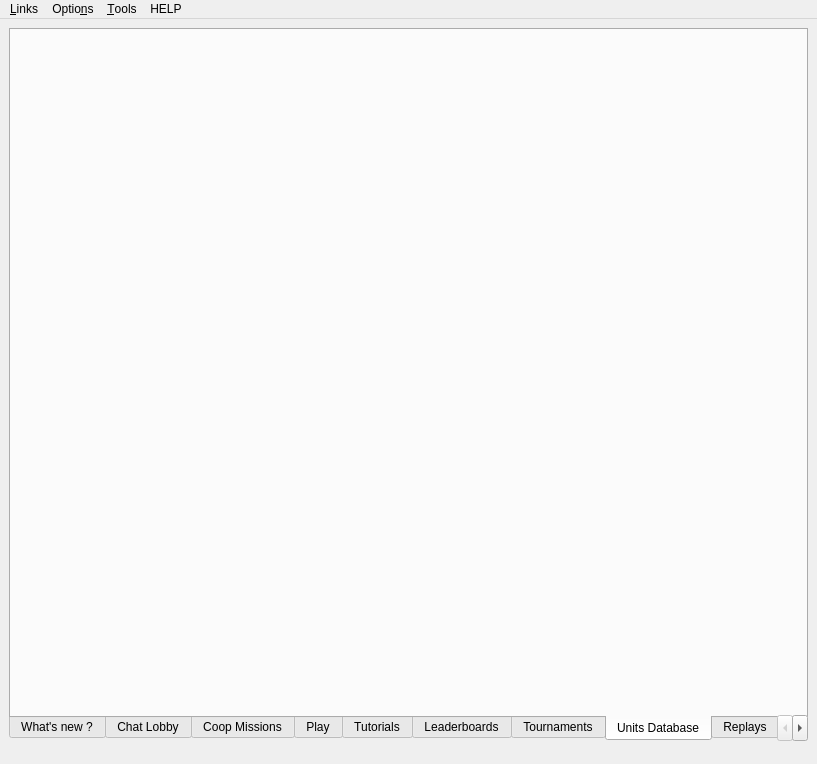
<?xml version="1.0" encoding="UTF-8"?>
<ui version="4.0">
 <class>mainwindow</class>
 <widget class="QMainWindow" name="mainwindow">
  <property name="geometry">
   <rect>
    <x>0</x>
    <y>0</y>
    <width>817</width>
    <height>764</height>
   </rect>
  </property>
  <property name="minimumSize">
   <size>
    <width>600</width>
    <height>400</height>
   </size>
  </property>
  <property name="windowTitle">
   <string>FA Forever</string>
  </property>
  <property name="statusTip">
   <string/>
  </property>
  <property name="autoFillBackground">
   <bool>false</bool>
  </property>
  <property name="styleSheet">
   <string notr="true"/>
  </property>
  <property name="toolButtonStyle">
   <enum>Qt::ToolButtonStyle::ToolButtonIconOnly</enum>
  </property>
  <property name="unifiedTitleAndToolBarOnMac">
   <bool>false</bool>
  </property>
  <widget class="QWidget" name="centralwidget">
   <property name="baseSize">
    <size>
     <width>100</width>
     <height>400</height>
    </size>
   </property>
   <layout class="QGridLayout" name="mainGridLayout">
    <property name="leftMargin">
     <number>9</number>
    </property>
    <property name="topMargin">
     <number>9</number>
    </property>
    <property name="rightMargin">
     <number>9</number>
    </property>
    <property name="bottomMargin">
     <number>9</number>
    </property>
    <property name="spacing">
     <number>0</number>
    </property>
    <item row="0" column="0">
     <layout class="QHBoxLayout" name="topLayout">
      <property name="spacing">
       <number>0</number>
      </property>
     </layout>
    </item>
    <item row="1" column="0">
     <widget class="QTabWidget" name="mainTabs">
      <property name="sizePolicy">
       <sizepolicy hsizetype="Expanding" vsizetype="Expanding">
        <horstretch>4</horstretch>
        <verstretch>0</verstretch>
       </sizepolicy>
      </property>
      <property name="focusPolicy">
       <enum>Qt::FocusPolicy::NoFocus</enum>
      </property>
      <property name="styleSheet">
       <string notr="true"/>
      </property>
      <property name="tabPosition">
       <enum>QTabWidget::TabPosition::South</enum>
      </property>
      <property name="tabShape">
       <enum>QTabWidget::TabShape::Rounded</enum>
      </property>
      <property name="currentIndex">
       <number>7</number>
      </property>
      <property name="iconSize">
       <size>
        <width>30</width>
        <height>30</height>
       </size>
      </property>
      <property name="documentMode">
       <bool>false</bool>
      </property>
      <property name="movable">
       <bool>false</bool>
      </property>
      <widget class="QWidget" name="whatNewTab">
       <attribute name="title">
        <string>What's new ?</string>
       </attribute>
       <layout class="QVBoxLayout" name="verticalLayout">
        <property name="spacing">
         <number>0</number>
        </property>
        <property name="leftMargin">
         <number>0</number>
        </property>
        <property name="topMargin">
         <number>0</number>
        </property>
        <property name="rightMargin">
         <number>0</number>
        </property>
        <property name="bottomMargin">
         <number>0</number>
        </property>
       </layout>
      </widget>
      <widget class="QWidget" name="chatTab">
       <attribute name="title">
        <string>Chat Lobby</string>
       </attribute>
       <layout class="QGridLayout" name="gridLayout">
        <property name="leftMargin">
         <number>6</number>
        </property>
        <property name="topMargin">
         <number>6</number>
        </property>
        <property name="rightMargin">
         <number>6</number>
        </property>
        <property name="bottomMargin">
         <number>6</number>
        </property>
       </layout>
      </widget>
      <widget class="QWidget" name="coopTab">
       <attribute name="title">
        <string>Coop Missions</string>
       </attribute>
       <layout class="QGridLayout" name="gridLayout_14"/>
      </widget>
      <widget class="QWidget" name="gamesTab">
       <attribute name="title">
        <string>Play</string>
       </attribute>
       <layout class="QGridLayout" name="gridLayout_7">
        <property name="leftMargin">
         <number>6</number>
        </property>
        <property name="topMargin">
         <number>6</number>
        </property>
        <property name="rightMargin">
         <number>6</number>
        </property>
        <property name="bottomMargin">
         <number>6</number>
        </property>
       </layout>
      </widget>
      <widget class="QWidget" name="tutorialsTab">
       <attribute name="title">
        <string>Tutorials</string>
       </attribute>
       <layout class="QGridLayout" name="gridLayout_5">
        <property name="leftMargin">
         <number>6</number>
        </property>
        <property name="topMargin">
         <number>6</number>
        </property>
        <property name="rightMargin">
         <number>6</number>
        </property>
        <property name="bottomMargin">
         <number>6</number>
        </property>
       </layout>
      </widget>
      <widget class="QWidget" name="ladderTab">
       <attribute name="title">
        <string>Leaderboards</string>
       </attribute>
       <layout class="QGridLayout" name="gridLayout_4">
        <property name="leftMargin">
         <number>6</number>
        </property>
        <property name="topMargin">
         <number>6</number>
        </property>
        <property name="rightMargin">
         <number>6</number>
        </property>
        <property name="bottomMargin">
         <number>6</number>
        </property>
       </layout>
      </widget>
      <widget class="QWidget" name="tourneyTab">
       <attribute name="title">
        <string>Tournaments</string>
       </attribute>
       <layout class="QGridLayout" name="gridLayout_13">
        <property name="leftMargin">
         <number>6</number>
        </property>
        <property name="topMargin">
         <number>6</number>
        </property>
        <property name="rightMargin">
         <number>6</number>
        </property>
        <property name="bottomMargin">
         <number>6</number>
        </property>
       </layout>
      </widget>
      <widget class="QWidget" name="unitdbTab">
       <property name="sizePolicy">
        <sizepolicy hsizetype="Expanding" vsizetype="Expanding">
         <horstretch>0</horstretch>
         <verstretch>0</verstretch>
        </sizepolicy>
       </property>
       <attribute name="title">
        <string>Units Database</string>
       </attribute>
       <layout class="QVBoxLayout" name="verticalLayout_2"/>
      </widget>
      <widget class="QWidget" name="replaysTab">
       <attribute name="title">
        <string>Replays</string>
       </attribute>
       <layout class="QGridLayout" name="gridLayout_2">
        <property name="leftMargin">
         <number>6</number>
        </property>
        <property name="topMargin">
         <number>6</number>
        </property>
        <property name="rightMargin">
         <number>6</number>
        </property>
        <property name="bottomMargin">
         <number>6</number>
        </property>
       </layout>
      </widget>
      <widget class="QWidget" name="vaultsTab">
       <attribute name="title">
        <string>Vaults</string>
       </attribute>
       <layout class="QGridLayout" name="gridLayout_9">
        <property name="leftMargin">
         <number>6</number>
        </property>
        <property name="topMargin">
         <number>6</number>
        </property>
        <property name="rightMargin">
         <number>6</number>
        </property>
        <property name="bottomMargin">
         <number>6</number>
        </property>
        <item row="0" column="0">
         <widget class="QTabWidget" name="topTabs">
          <property name="currentIndex">
           <number>0</number>
          </property>
          <widget class="QWidget" name="mapsTab">
           <attribute name="title">
            <string>Maps</string>
           </attribute>
           <layout class="QGridLayout" name="gridLayout_11">
            <property name="leftMargin">
             <number>0</number>
            </property>
            <property name="topMargin">
             <number>0</number>
            </property>
            <property name="rightMargin">
             <number>0</number>
            </property>
            <property name="bottomMargin">
             <number>0</number>
            </property>
           </layout>
          </widget>
          <widget class="QWidget" name="modsTab">
           <attribute name="title">
            <string>Mods</string>
           </attribute>
           <layout class="QGridLayout" name="gridLayout_12">
            <property name="leftMargin">
             <number>0</number>
            </property>
            <property name="topMargin">
             <number>0</number>
            </property>
            <property name="rightMargin">
             <number>0</number>
            </property>
            <property name="bottomMargin">
             <number>0</number>
            </property>
           </layout>
          </widget>
         </widget>
        </item>
       </layout>
      </widget>
     </widget>
    </item>
    <item row="2" column="0">
     <widget class="QLabel" name="labelStatusBarInfo">
      <property name="minimumSize">
       <size>
        <width>0</width>
        <height>0</height>
       </size>
      </property>
      <property name="font">
       <font>
        <weight>75</weight>
        <bold>true</bold>
       </font>
      </property>
      <property name="text">
       <string/>
      </property>
      <property name="alignment">
       <set>Qt::AlignmentFlag::AlignCenter</set>
      </property>
     </widget>
    </item>
   </layout>
  </widget>
  <widget class="QMenuBar" name="menubar">
   <property name="geometry">
    <rect>
     <x>0</x>
     <y>0</y>
     <width>817</width>
     <height>27</height>
    </rect>
   </property>
   <widget class="QMenu" name="menuOptions">
    <property name="title">
     <string>Optio&amp;ns</string>
    </property>
    <widget class="QMenu" name="menuSettings">
     <property name="title">
      <string>&amp;Settings...</string>
     </property>
     <addaction name="actionSetAutoLogin"/>
     <addaction name="actionSetAutoDownloadMods"/>
     <addaction name="actionSetAutoDownloadMaps"/>
     <addaction name="actionSetAutoGenerateMaps"/>
     <addaction name="separator"/>
     <addaction name="actionLink_account_to_Steam"/>
     <addaction name="separator"/>
     <addaction name="actionSetGamePath"/>
    </widget>
    <widget class="QMenu" name="menuTheme">
     <property name="tearOffEnabled">
      <bool>false</bool>
     </property>
     <property name="title">
      <string>&amp;Theme...</string>
     </property>
    </widget>
    <widget class="QMenu" name="menuClear">
     <property name="title">
      <string>C&amp;lear Data...</string>
     </property>
     <addaction name="actionClearCache"/>
     <addaction name="actionClearSettings"/>
     <addaction name="separator"/>
     <addaction name="actionClearGameFiles"/>
     <addaction name="actionClearMapGenerators"/>
    </widget>
    <widget class="QMenu" name="menuChat">
     <property name="title">
      <string>&amp;Chat...</string>
     </property>
     <widget class="QMenu" name="menuHide_chatter">
      <property name="title">
       <string>&amp;Hide chatter...</string>
      </property>
      <addaction name="actionHideChatterRank"/>
      <addaction name="actionHideChatterAvatar"/>
      <addaction name="actionHideChatterCountry"/>
      <addaction name="actionHideChatterNick"/>
      <addaction name="actionHideChatterStatus"/>
      <addaction name="actionHideChatterMap"/>
     </widget>
     <addaction name="actionColoredNicknames"/>
     <addaction name="actionFriendsOnTop"/>
     <addaction name="actionSetNewbiesChannel"/>
     <addaction name="actionSetAutoJoinChannels"/>
     <addaction name="actionSetJoinsParts"/>
     <addaction name="actionSetOpenGames"/>
     <addaction name="actionSetLiveReplays"/>
     <addaction name="actionSetSoundEffects"/>
     <addaction name="actionIgnoreFoes"/>
     <addaction name="actionLanguageChannels"/>
     <addaction name="menuHide_chatter"/>
    </widget>
    <widget class="QMenu" name="menuNotifications">
     <property name="title">
      <string>&amp;Notifications...</string>
     </property>
     <addaction name="actionNsEnabled"/>
     <addaction name="actionNsSettings"/>
    </widget>
    <widget class="QMenu" name="menuLocalPath">
     <property name="title">
      <string>Show &amp;Paths...</string>
     </property>
     <addaction name="actionShowMapsDir"/>
     <addaction name="actionShowModsDir"/>
     <addaction name="actionShowReplaysDir"/>
     <addaction name="actionShowThemesDir"/>
     <addaction name="actionShowGamePrefs"/>
     <addaction name="actionShowClientConfigFile"/>
    </widget>
    <widget class="QMenu" name="menuUpdates">
     <property name="title">
      <string>&amp;Updates...</string>
     </property>
     <addaction name="actionCheck_for_Updates"/>
     <addaction name="actionUpdate_Settings"/>
    </widget>
    <widget class="QMenu" name="menuICE_Adapter">
     <property name="title">
      <string>ICE Adapter...</string>
     </property>
     <addaction name="actionEnableIceAdapterInfoWindow"/>
     <addaction name="actionSetIceAdapterWindowLaunchDelay"/>
    </widget>
    <addaction name="menuSettings"/>
    <addaction name="menuChat"/>
    <addaction name="menuTheme"/>
    <addaction name="menuNotifications"/>
    <addaction name="menuUpdates"/>
    <addaction name="menuICE_Adapter"/>
    <addaction name="separator"/>
    <addaction name="actionCacheSettings"/>
    <addaction name="actionGameSettings"/>
    <addaction name="separator"/>
    <addaction name="menuLocalPath"/>
    <addaction name="menuClear"/>
   </widget>
   <widget class="QMenu" name="menuHelp">
    <property name="title">
     <string>HELP</string>
    </property>
    <addaction name="actionWiki"/>
    <addaction name="separator"/>
    <addaction name="actionTechSupport"/>
    <addaction name="actionShowLogs"/>
    <addaction name="separator"/>
    <addaction name="actionAbout"/>
   </widget>
   <widget class="QMenu" name="menuLinks">
    <property name="title">
     <string>&amp;Links</string>
    </property>
    <addaction name="actionLinkUnitDB"/>
    <addaction name="actionLinkMapPool"/>
    <addaction name="separator"/>
    <addaction name="actionLinkWebsite"/>
    <addaction name="actionLinkForums"/>
    <addaction name="actionLinkWiki"/>
    <addaction name="actionLinkGitHub"/>
   </widget>
   <widget class="QMenu" name="menuTools">
    <property name="title">
     <string>&amp;Tools</string>
    </property>
    <addaction name="actionCheckPlayerAliases"/>
   </widget>
   <addaction name="menuLinks"/>
   <addaction name="menuOptions"/>
   <addaction name="menuTools"/>
   <addaction name="menuHelp"/>
  </widget>
  <action name="actionAbout">
   <property name="text">
    <string>&amp;About FAF</string>
   </property>
  </action>
  <action name="actionLinkWebsite">
   <property name="text">
    <string>&amp;Website</string>
   </property>
  </action>
  <action name="actionLinkWiki">
   <property name="text">
    <string>W&amp;iki</string>
   </property>
  </action>
  <action name="actionLinkGitHub">
   <property name="text">
    <string>&amp;GitHub</string>
   </property>
  </action>
  <action name="actionShowLogs">
   <property name="text">
    <string>&amp;Show Logs</string>
   </property>
  </action>
  <action name="actionReportBug">
   <property name="text">
    <string>Report a Bug</string>
   </property>
  </action>
  <action name="actionLinkForums">
   <property name="text">
    <string>&amp;Forums</string>
   </property>
  </action>
  <action name="actionLinkUnitDB">
   <property name="text">
    <string>&amp;Unit List</string>
   </property>
  </action>
  <action name="actionTechSupport">
   <property name="text">
    <string>&amp;Tech Support</string>
   </property>
  </action>
  <action name="actionSetAutoLogin">
   <property name="checkable">
    <bool>true</bool>
   </property>
   <property name="text">
    <string>&amp;Automatic Login</string>
   </property>
  </action>
  <action name="actionSetNewbiesChannel">
   <property name="checkable">
    <bool>true</bool>
   </property>
   <property name="text">
    <string>&amp;Use Newbies Channel</string>
   </property>
  </action>
  <action name="actionSetAutoJoinChannels">
   <property name="text">
    <string>Set &amp;autojoin channels</string>
   </property>
  </action>
  <action name="actionSetAutoDownloadMods">
   <property name="checkable">
    <bool>true</bool>
   </property>
   <property name="text">
    <string>Automatic &amp;Downloading of Mods</string>
   </property>
  </action>
  <action name="actionSetAutoDownloadMaps">
   <property name="checkable">
    <bool>true</bool>
   </property>
   <property name="text">
    <string>Automatic Downloading &amp;of Maps</string>
   </property>
  </action>
  <action name="actionClearCache">
   <property name="text">
    <string>&amp;Cache</string>
   </property>
  </action>
  <action name="actionClearLogs">
   <property name="text">
    <string>Logs</string>
   </property>
  </action>
  <action name="actionClearSettings">
   <property name="text">
    <string>&amp;Settings</string>
   </property>
  </action>
  <action name="actionClearGameFiles">
   <property name="text">
    <string>&amp;Game Files</string>
   </property>
  </action>
  <action name="actionSetGamePath">
   <property name="text">
    <string>&amp;Game Path...</string>
   </property>
  </action>
  <action name="actionSetSoundEffects">
   <property name="checkable">
    <bool>true</bool>
   </property>
   <property name="checked">
    <bool>true</bool>
   </property>
   <property name="enabled">
    <bool>true</bool>
   </property>
   <property name="text">
    <string>&amp;Sound Effects</string>
   </property>
  </action>
  <action name="actionJoin_Part_Messages">
   <property name="checkable">
    <bool>true</bool>
   </property>
   <property name="checked">
    <bool>true</bool>
   </property>
   <property name="text">
    <string>Joins / Parts</string>
   </property>
  </action>
  <action name="actionAnnounce_Games">
   <property name="text">
    <string>Open Games</string>
   </property>
  </action>
  <action name="actionLive_Replays">
   <property name="text">
    <string>Live Replays</string>
   </property>
  </action>
  <action name="actionSetJoinsParts">
   <property name="checkable">
    <bool>true</bool>
   </property>
   <property name="text">
    <string>&amp;Joins / Parts</string>
   </property>
  </action>
  <action name="actionSetOpenGames">
   <property name="checkable">
    <bool>true</bool>
   </property>
   <property name="checked">
    <bool>true</bool>
   </property>
   <property name="text">
    <string>Friend &amp;Games</string>
   </property>
  </action>
  <action name="actionSetLiveReplays">
   <property name="checkable">
    <bool>true</bool>
   </property>
   <property name="checked">
    <bool>true</bool>
   </property>
   <property name="text">
    <string>Friend &amp;Replays</string>
   </property>
  </action>
  <action name="actionColoredNicknames">
   <property name="checkable">
    <bool>true</bool>
   </property>
   <property name="text">
    <string>&amp;Colored nicknames</string>
   </property>
  </action>
  <action name="actionFriendsOnTop">
   <property name="checkable">
    <bool>true</bool>
   </property>
   <property name="text">
    <string>&amp;Friends on top</string>
   </property>
  </action>
  <action name="actionWiki">
   <property name="text">
    <string>&amp;Wiki</string>
   </property>
  </action>
  <action name="actionLink_account_to_Steam">
   <property name="text">
    <string>&amp;Link account to Steam</string>
   </property>
  </action>
  <action name="actionTestingConnections">
   <property name="text">
    <string>Test Proxy Server</string>
   </property>
  </action>
  <action name="actionNotifications">
   <property name="text">
    <string>Notifications...</string>
   </property>
  </action>
  <action name="actionEnabled">
   <property name="text">
    <string>Enabled</string>
   </property>
  </action>
  <action name="actionNsEnabled">
   <property name="checkable">
    <bool>true</bool>
   </property>
   <property name="checked">
    <bool>true</bool>
   </property>
   <property name="text">
    <string>&amp;Enabled</string>
   </property>
  </action>
  <action name="actionNsSettings">
   <property name="text">
    <string>&amp;Settings</string>
   </property>
  </action>
  <action name="actionShowModsDir">
   <property name="text">
    <string>Show &amp;mods folder</string>
   </property>
  </action>
  <action name="actionShowReplaysDir">
   <property name="text">
    <string>Show &amp;replays folder</string>
   </property>
  </action>
  <action name="actionShowMapsDir">
   <property name="text">
    <string>&amp;Show maps folder</string>
   </property>
  </action>
  <action name="actionShowGamePrefs">
   <property name="text">
    <string>Show &amp;game.prefs</string>
   </property>
  </action>
  <action name="actionCheck_for_Updates">
   <property name="text">
    <string>&amp;Check for Updates</string>
   </property>
  </action>
  <action name="actionUpdate_Settings">
   <property name="text">
    <string>&amp;Update Settings...</string>
   </property>
  </action>
  <action name="actionShowThemesDir">
   <property name="text">
    <string>Show &amp;themes folder</string>
   </property>
  </action>
  <action name="actionLinkMapPool">
   <property name="text">
    <string>&amp;Ladder Map Pool</string>
   </property>
  </action>
  <action name="actionCheckPlayerAliases">
   <property name="text">
    <string>&amp;Check player aliases</string>
   </property>
  </action>
  <action name="actionIgnoreFoes">
   <property name="checkable">
    <bool>true</bool>
   </property>
   <property name="checked">
    <bool>true</bool>
   </property>
   <property name="text">
    <string>&amp;Ignore foes</string>
   </property>
  </action>
  <action name="actionShowClientConfigFile">
   <property name="text">
    <string>Show &amp;client config file</string>
   </property>
  </action>
  <action name="actionHideChatterNick">
   <property name="checkable">
    <bool>true</bool>
   </property>
   <property name="text">
    <string>&amp;Nick</string>
   </property>
  </action>
  <action name="actionHideChatterMap">
   <property name="checkable">
    <bool>true</bool>
   </property>
   <property name="text">
    <string>&amp;Map</string>
   </property>
  </action>
  <action name="actionHideChatterRank">
   <property name="checkable">
    <bool>true</bool>
   </property>
   <property name="text">
    <string>&amp;Rank</string>
   </property>
  </action>
  <action name="actionHideChatterAvatar">
   <property name="checkable">
    <bool>true</bool>
   </property>
   <property name="text">
    <string>&amp;Avatar</string>
   </property>
  </action>
  <action name="actionHideChatterCountry">
   <property name="checkable">
    <bool>true</bool>
   </property>
   <property name="text">
    <string>&amp;Country</string>
   </property>
  </action>
  <action name="actionHideChatterStatus">
   <property name="checkable">
    <bool>true</bool>
   </property>
   <property name="text">
    <string>&amp;Status</string>
   </property>
  </action>
  <action name="actionLanguageChannels">
   <property name="text">
    <string>Language channels</string>
   </property>
  </action>
  <action name="actionSetAutoGenerateMaps">
   <property name="checkable">
    <bool>true</bool>
   </property>
   <property name="text">
    <string>Automatic Generating of Maps</string>
   </property>
  </action>
  <action name="actionClearMapGenerators">
   <property name="text">
    <string>Map Generators</string>
   </property>
  </action>
  <action name="actionEnableIceAdapterInfoWindow">
   <property name="checkable">
    <bool>true</bool>
   </property>
   <property name="text">
    <string>Enable info window</string>
   </property>
  </action>
  <action name="actionSetIceAdapterWindowLaunchDelay">
   <property name="checkable">
    <bool>false</bool>
   </property>
   <property name="enabled">
    <bool>true</bool>
   </property>
   <property name="text">
    <string>Set window launch delay...</string>
   </property>
  </action>
  <action name="actionCacheSettings">
   <property name="text">
    <string>Cache Settings</string>
   </property>
  </action>
  <action name="actionGameSettings">
   <property name="text">
    <string>Game Settings</string>
   </property>
  </action>
 </widget>
 <resources/>
 <connections/>
</ui>
